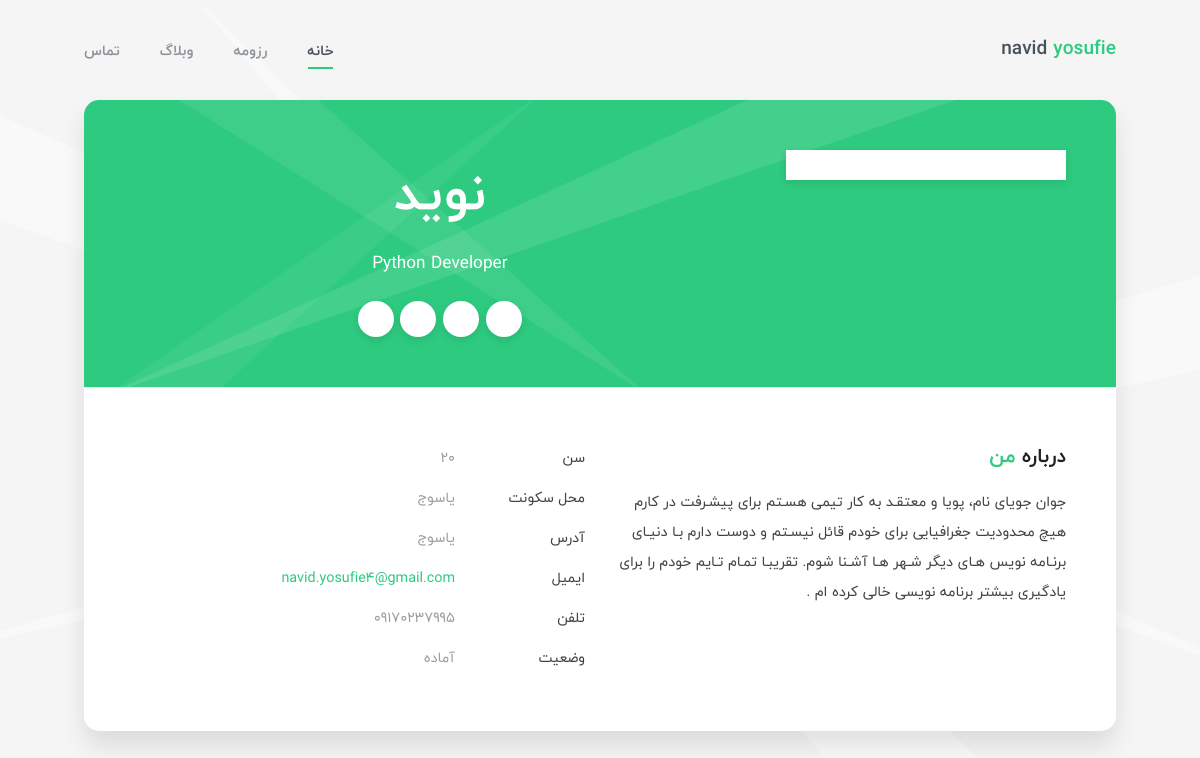
The page / on the database its author committed.
### home/models.py (models this page shows, shortened)
class Information(models.Model):
    fname = models.CharField(max_length=25, blank=True)
    lname = models.CharField(max_length=40)
    email = models.EmailField(max_length=60)
    city = models.CharField(max_length=50)
    age = models.IntegerField(default=0)
    Phon = models.CharField(max_length=20)
    adderss = models.CharField(max_length=80)
    Imag_profile = models.ImageField()
    description = models.TextField()
    instagram = models.CharField(max_length=60)
    whatsapp = models.CharField(max_length=60)
    github = models.CharField(max_length=60)
    linkedin = models.CharField(max_length=60)

### home/views.py (the view)
# urls.py: path("", views.about, name="home"),
def about(request):
    if request.method == "POST":
        name = request.POST.get("name")
        email = request.POST.get("email")
        body = request.POST.get("message")
        Contact_my.objects.create(fullName=name, email=email, body=body)
    information = Information.objects.all()
    my_cv = Cv_my.objects.all()
    articles = Article.objects.all()
    category = Cateqory.objects.all()
    return render(request, 'index.html', context={"about_me": information, "show_cv": my_cv, "articels": articles, "category": category})

### templates/index.html (shortened to what this page needs)
{% load static %}
<!DOCTYPE html>
<html lang="fa" class="no-js">
	<head>
		<link rel="stylesheet" href="{% static "css/bootstrap.min.css" %}" type="text/css">
		<link rel="stylesheet" href="{% static "css/normalize.css" %}" type="text/css">
		<link rel="stylesheet" href="{% static "css/animate.css" %}" type="text/css">
		<link rel="stylesheet" href="{% static "css/transition-animations.css" %}" type="text/css">
		<link rel="stylesheet" href="{% static "css/owl.carousel.css" %}" type="text/css">
		<link rel="stylesheet" href="{% static "css/magnific-popup.css" %}" type="text/css">
		<link rel="stylesheet" href="{% static "css/main-green.css" %}" type="text/css">
		<link rel="stylesheet" href="{% static "preview/lmpixels-demo-panel.css" %}" type="text/css">
	</head>
	<body class="material-template">
		<div id="page" class="page">
			<header id="site_header" class="header mobile-menu-hide">
				<div class="header-content">
					<div class="site-title-block mobile-hidden">
						<div class="site-title">navid <span>yosufie</span></div>
					</div>
					<div class="site-nav">
						<ul id="nav" class="site-main-menu">
							<li>
								<a class="pt-trigger" href="#home">خانه</a>
							</li>
							<li>
								<a class="pt-trigger" href="#resume">رزومه</a>
							</li>
							<li>
								<a class="pt-trigger" href="#blog">وبلاگ</a>
							</li>
							<li>
								<a class="pt-trigger" href="#contact">تماس</a>
							</li>
						</ul>
					</div>
				</div>
			</header>
                    {% for i in about_me %}
			<div id="main" class="site-main">
				<div class="pt-wrapper">
					<div class="subpages">
						<section class="pt-page" data-id="home">
							<div class="section-inner start-page-content">
								<div class="page-header">
									<div class="row">
										<div class="col-sm-4 col-md-4 col-lg-4">
											<div class="photo">
											</div>
										</div>
										<div class="col-sm-8 col-md-8 col-lg-8">
											<div class="title-block">
												<h1>{{ i.fname }}</h1>
												<div class="owl-carousel text-rotation">
													<div class="item">
														<div class="sp-subtitle">Python Developer</div>
													</div>
												</div>
											</div>
											<div class="social-links">
												<a href="{{ i.github }}"><i class="fa fa-github"></i></a>
												<a href="{{ i.instagram }}"><i class="fa fa-instagram"></i></a>
												<a href="{{ i.whatsapp }}"><i class="fa fa-whatsapp"></i></a>
												<a href="{{ i.linkedin }}"><i class="fa fa-linkedin"></i></a>
											</div>
										</div>
									</div>
								</div>
								<div class="page-content">
									<div class="row">
										<div class="col-xs-12 col-sm-6 col-md-6 col-lg-6">
											<div class="about-me">
												<div class="block-title">
													<h3>درباره <span>من</span></h3>
												</div>
												<p>{{ i.description }}</p>
											</div>
										</div>
										<div class="col-xs-12 col-sm-6 col-md-6 col-lg-6">
											<ul class="info-list">
												<li><span class="title">سن</span> <span class="value">{{ i.age }}</span></li>
												<li><span class="title">محل سکونت</span> <span class="value">{{ i.city }}</span></li>
												<li><span class="title">آدرس</span> <span class="value">{{ i.adderss }}</span></li>
												<li><span class="title">ایمیل</span> <span class="value ltr_text"><a href="#">{{ i.email }}</a></span></li>
												<li><span class="title">تلفن</span> <span class="value ltr_text">{{ i.Phon }}</span></li>
												<li><span class="title">وضعیت</span> <span class="value available">آماده</span></li>
											</ul>
										</div>
                                                {% endfor %}
									</div>
								</div>
							</div>
						</section>
					</div>
				</div>
			</div>
		</div>
	</body>
</html>

### static/css/transition-animations.css (style rules this page uses)
.pt-page-rotateCarouselLeftIn { -webkit-transform-origin: 0% 50%; transform-origin: 0% 50%; -webkit-animation: rotateCarouselLeftIn .8s both ease; animation: rotateCarouselLeftIn .8s both ease; }

### rows shown on the page
Information: fname "نوید", description "جوان جویای نام، پویا و معتقـد به کار تیمی هسـتم برای پیشـرفت در کارم هیچ محدودیت جغرافیایی برای خودم قائل نیسـتم و دوست دارم بـا دنیـای برنـامه نویس هـای دیگر شـهر هـا آشـنا شوم. تقریبـا تمـام تـایم خودم را برای یادگیری بیشتر برنامه نویسی خالی کرده ام .", age "20", city "یاسوج", adderss "یاسوج", email "navid.yosufie4@gmail.com", Phon "09170237995"
